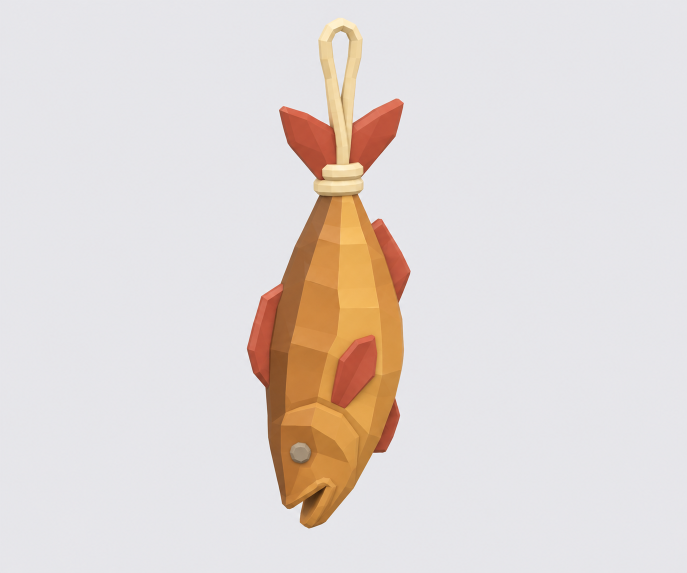
#> input picture planning/FarmProcessing/references/PRD-16.png, 1374 x 1145 px (shown at 1/2 size)
$ python -i compare.py   (imports and definitions only)
#> lines starting #> are read from the running program, lines starting #| are printed output that depends on the picture; after the words box and inside, x2 and y2 are one past the last pixel; in counts of white or black regions, pixels touching at a corner belong together
from PIL import Image,ImageOps
from pathlib import Path
import os
root=Path(__file__).resolve().parents[4]
# [1 line that did not run here, left out]
# [1 line not run here, left out]
def crop(im):
    import PIL.ImageChops as C
    bg=Image.new('RGB',im.size,im.getpixel((0,0)))
    diff=C.difference(im,bg).convert('L').point(lambda x:255 if x>35 else 0)
    return im.crop(diff.getbbox())
out=Image.new('RGB',(1024,512),'#c7ccd3')
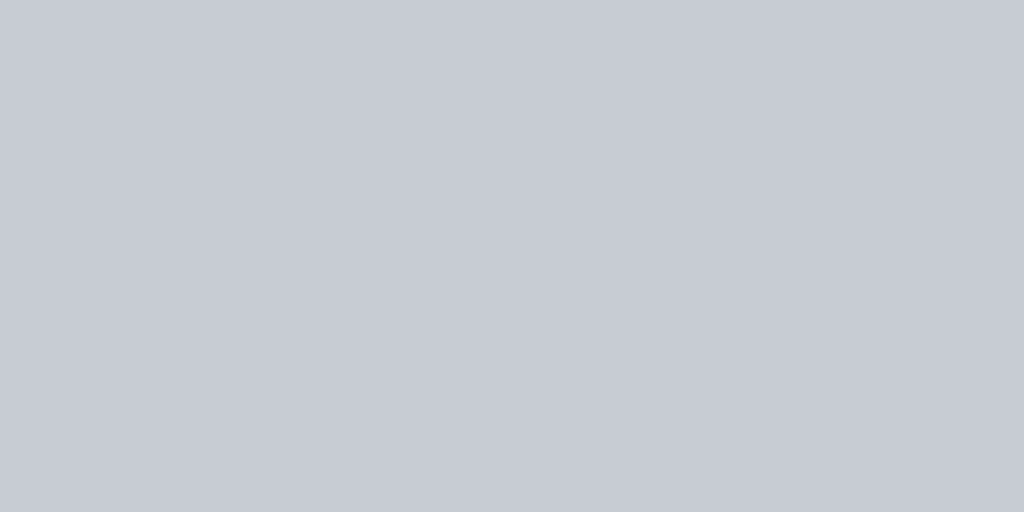
#> out: PIL image 1024x512 RGB; mean R, G, B 199, 204, 211
# [3 lines not run here, left out]

>>> from PIL import Image
>>> picture = Image.open('../../../../planning/FarmProcessing/references/PRD-16.png')
#> picture is the input picture: PIL image 1374x1145 RGB; mean R, G, B 226.1, 218, 214.9
>>> result = crop(picture)
#> in crop, `diff=C.difference(im,bg).convert('L').point(lambda x:255 if x>35 else 0)`:
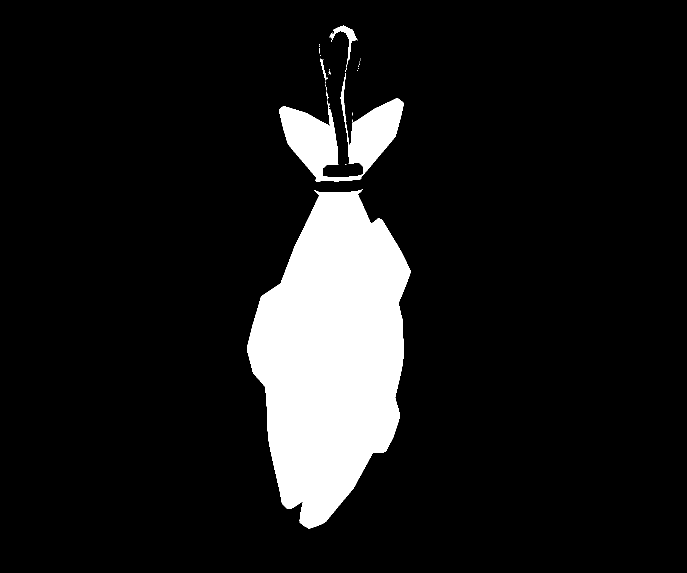
#> diff: PIL image 1374x1145 L (shown at 1/2 size); 10.7% white; 34 white regions (29 under 20 px), largest, box (x1, y1, x2, y2) and area: (494, 378, 821, 1057) 146401, (558, 146, 808, 364) 20724, (659, 51, 715, 134) 872, (640, 117, 656, 161) 146, (653, 183, 656, 199) 22
#> in crop, `return im.crop(diff.getbbox())`:
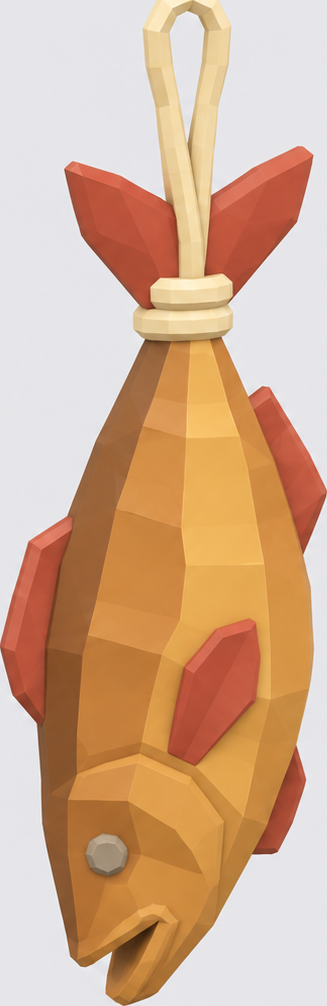
#> returned value: PIL image 327x1006 RGB; mean R, G, B 211.9, 174.5, 145.1

$ run again, on planning/FarmProcessing/references/PRD-01.png
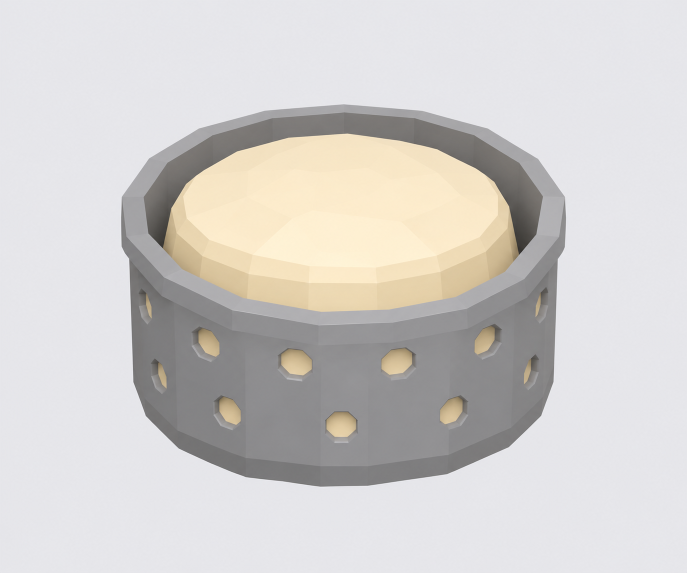
#> input picture planning/FarmProcessing/references/PRD-01.png, 1374 x 1145 px (shown at 1/2 size)
#> picture is the input picture: PIL image 1374x1145 RGB; mean R, G, B 209.9, 207.3, 205.5
#> in crop, `diff=C.difference(im,bg).convert('L').point(lambda x:255 if x>35 else 0)`:
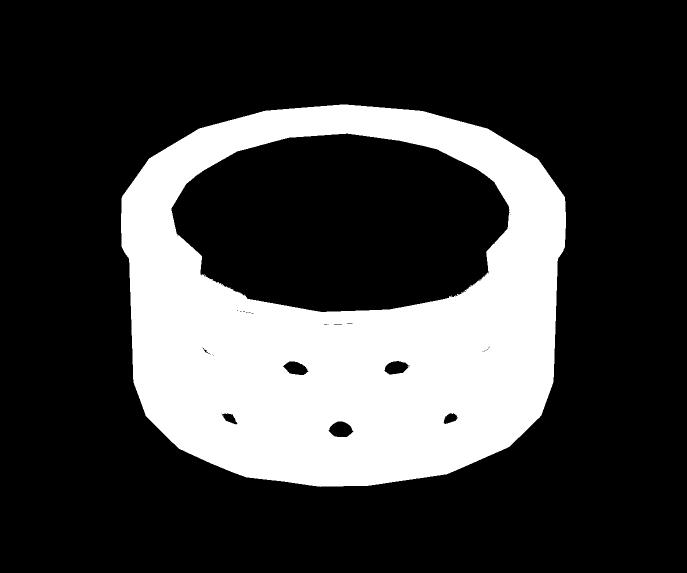
#> diff: PIL image 1374x1145 L (shown at 1/2 size); 24.6% white; 2 white regions (1 under 20 px), largest, box (x1, y1, x2, y2) and area: (242, 209, 1132, 974) 387100
#> in crop, `return im.crop(diff.getbbox())`:
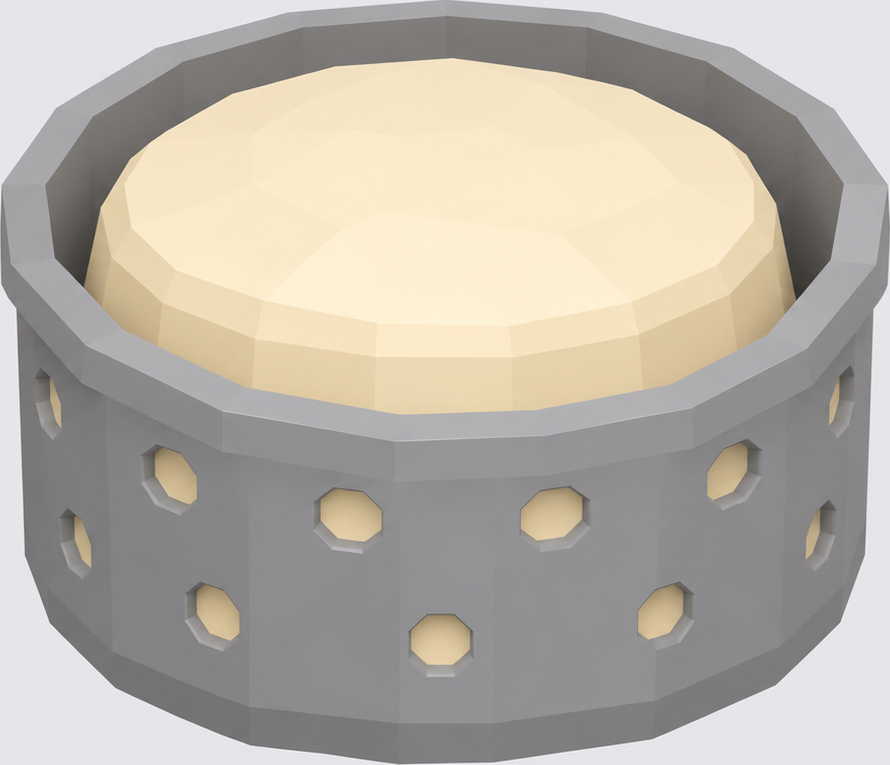
#> returned value: PIL image 890x765 RGB; mean R, G, B 183.8, 177.6, 168.2

$ run again, on planning/FarmProcessing/references/PRD-02.png
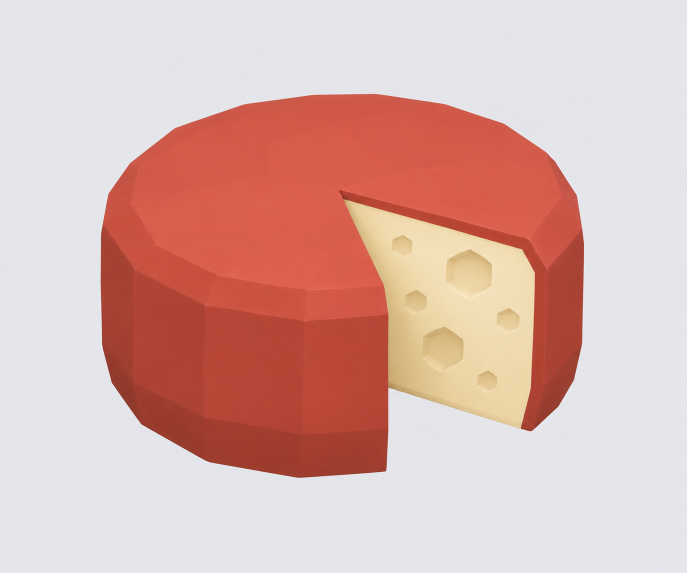
#> input picture planning/FarmProcessing/references/PRD-02.png, 1374 x 1145 px (shown at 1/2 size)
#> picture is the input picture: PIL image 1374x1145 RGB; mean R, G, B 218.2, 181, 175.5
#> in crop, `diff=C.difference(im,bg).convert('L').point(lambda x:255 if x>35 else 0)`:
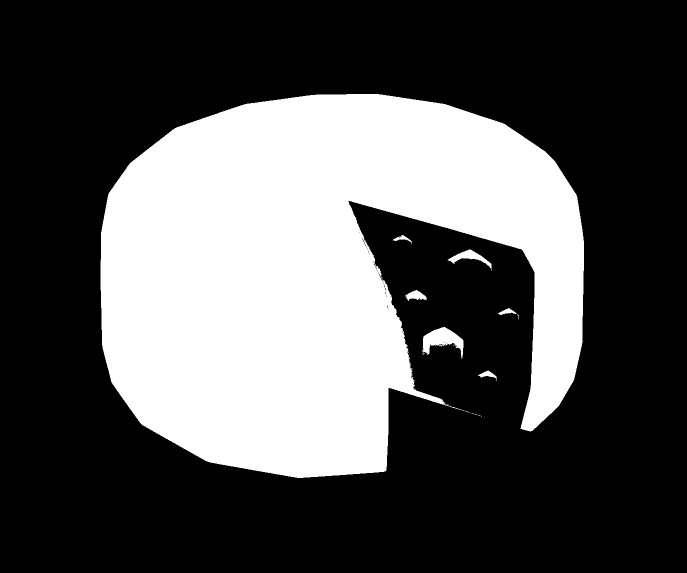
#> diff: PIL image 1374x1145 L (shown at 1/2 size); 32.3% white; 23 white regions (16 under 20 px), largest, box (x1, y1, x2, y2) and area: (201, 188, 1168, 956) 504042, (845, 654, 927, 718) 2492, (895, 499, 983, 542) 1061
#> in crop, `return im.crop(diff.getbbox())`:
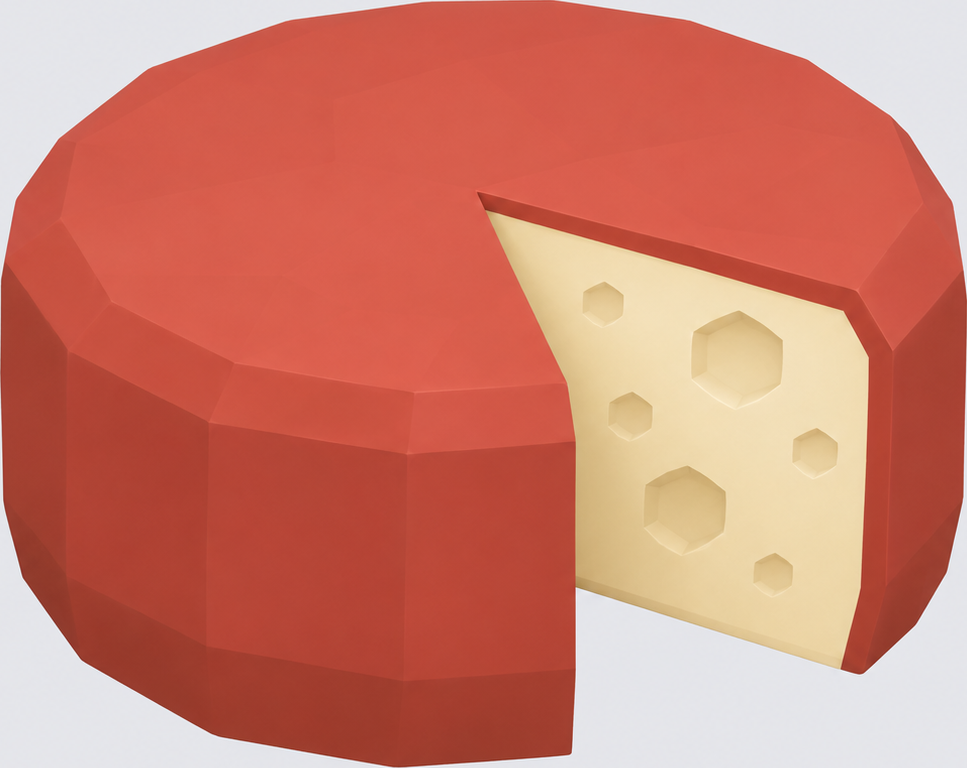
#> returned value: PIL image 967x768 RGB; mean R, G, B 206.8, 127, 110.2

$ run again, on planning/FarmProcessing/references/PRD-03.png
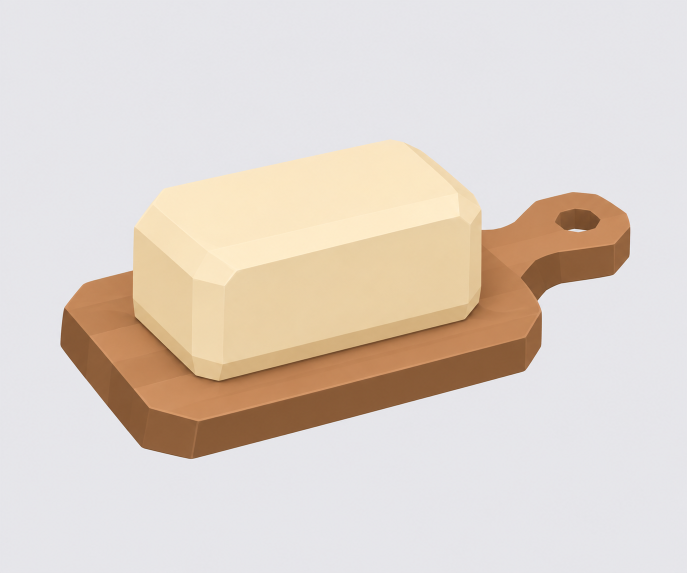
#> input picture planning/FarmProcessing/references/PRD-03.png, 1374 x 1145 px (shown at 1/2 size)
#> picture is the input picture: PIL image 1374x1145 RGB; mean R, G, B 223, 212.1, 203.2
#> in crop, `diff=C.difference(im,bg).convert('L').point(lambda x:255 if x>35 else 0)`:
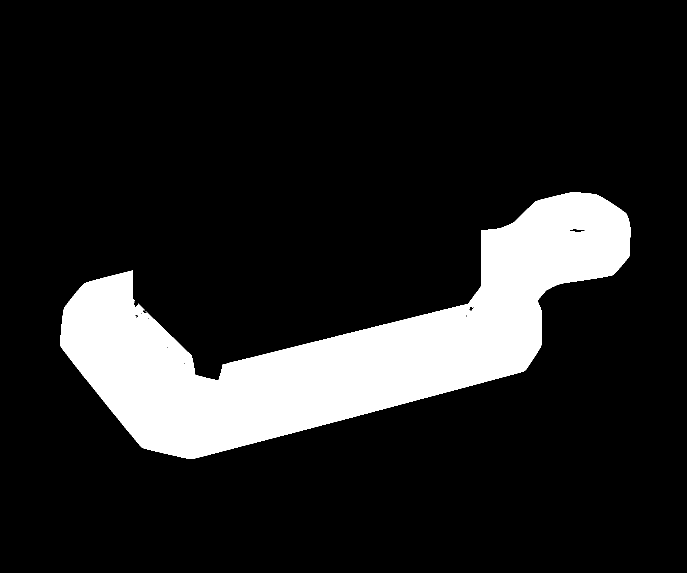
#> diff: PIL image 1374x1145 L (shown at 1/2 size); 14.2% white; 3 white regions (2 under 20 px), largest, box (x1, y1, x2, y2) and area: (121, 384, 1261, 918) 223496
#> in crop, `return im.crop(diff.getbbox())`:
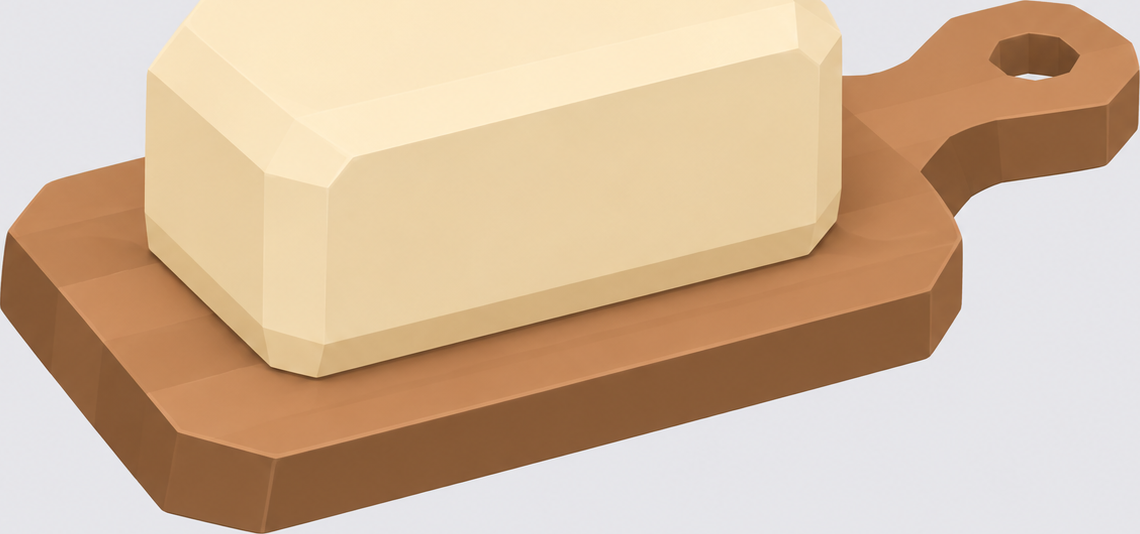
#> returned value: PIL image 1140x534 RGB; mean R, G, B 211.5, 184.9, 157.7
